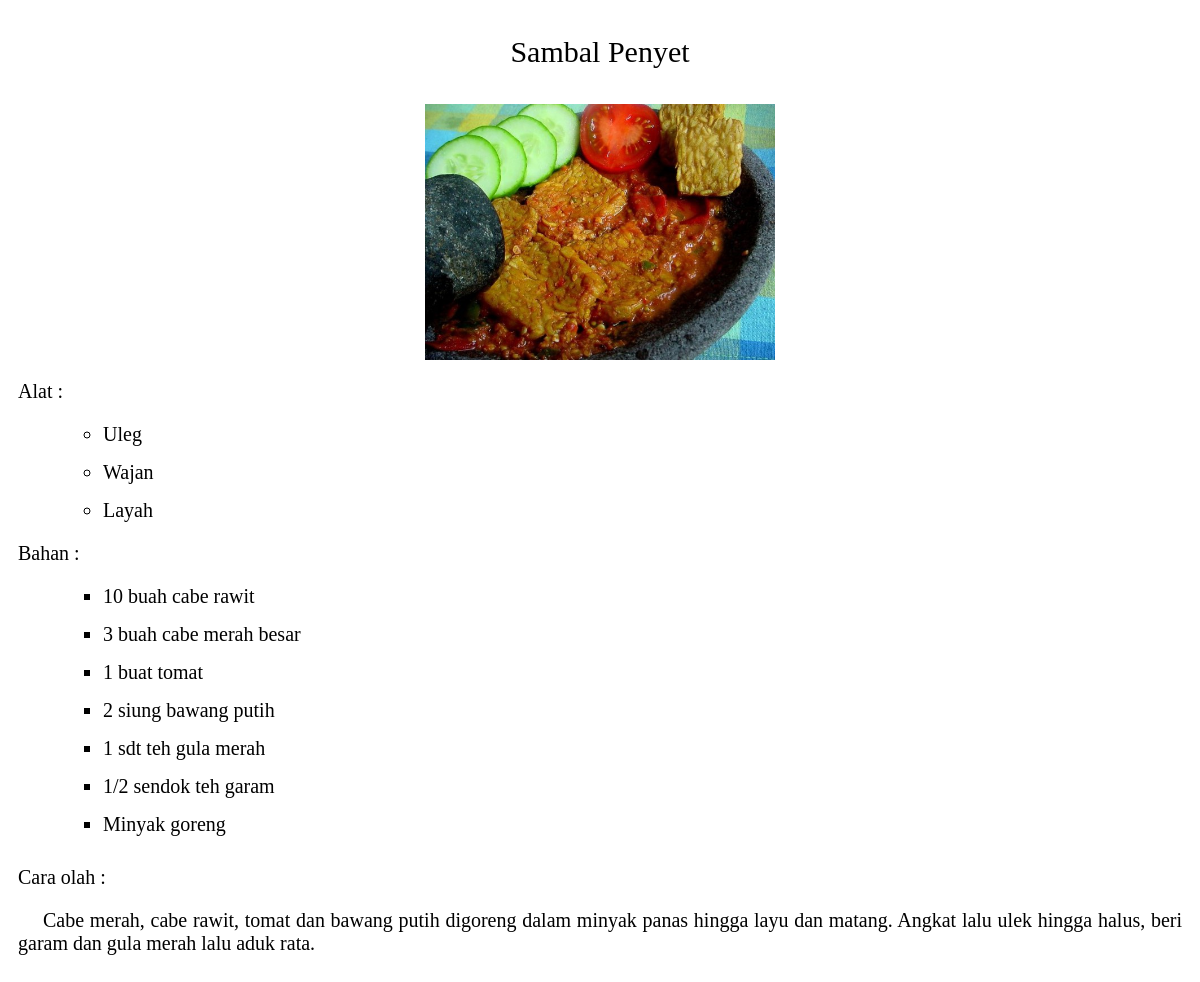
Screenshot of /data_detail.php?id=r11 with the database file from the repository.
### tables this page shows
CREATE TABLE IF NOT EXISTS `resep` (
  `id` int(11) NOT NULL AUTO_INCREMENT,
  `kode_resep` varchar(4) NOT NULL DEFAULT '',
  `nama_resep` varchar(100) DEFAULT NULL,
  `kode_jenis_resep` varchar(3) DEFAULT NULL,
  `alat_resep` text,
  `bahan_resep` text,
  `cara_olah_resep` text,
  `foto_resep` varchar(100) DEFAULT NULL,
  PRIMARY KEY (`kode_resep`),
  UNIQUE KEY `id` (`id`)
);

### database.php (called while the page is built, shortened)
<?php
class database{
  function getDataDetail($id){
    $query = mysql_query("select * from resep where kode_resep='".$id."'");
    $data = mysql_fetch_array($query);
    if(mysql_num_rows($query) > 0){
      return $data;
    }else{
      return 0;
    }
  }
}
?>

### data_detail.php (the view, shortened to what this page needs)
<?php
include "database.php";
$kode = $_GET['id'];
$data = new database();
$result = $data->getDataDetail($kode);
$nama = $result['nama_resep'];
$alat = $result['alat_resep'];
$bahan = $result['bahan_resep'];
$caraolah = $result['cara_olah_resep'];
$caraolah = str_ireplace(";","</p><p>",$caraolah);
$foto = $result['foto_resep'];
?>
<div id="resep-nama">
  <?php echo $nama; ?>
</div>
<div id="resep-foto">
  <?php
  if($foto){
    echo "<img src='image/".$foto."' id='resep-img'>";
  }else{
    echo "No Image!";
  }
  ?>
</div>
<div id="resep-alat">
  Alat : <br>
  <ul>
  <?php
  $alatalat = explode("|",$alat);
  $jumlahalat = count($alatalat);
  for($i = 0;$i < $jumlahalat;$i++){
    echo "<li class='li-alat'>".$alatalat[$i]."</li>";
  }
  ?>
  </ul>
</div>
<div id="resep-bahan">
  Bahan : <br>
  <ul>
  <?php
  $bahanbahan = explode("|",$bahan);
  $jumlahbahan = count($bahanbahan);
  for($i = 0;$i < $jumlahbahan;$i++){
    echo "<li class='li-bahan'>".$bahanbahan[$i]."</li>";
  }
  ?>
  </ul>
</div>
<div id="resep-cara-olah">
  Cara olah : <br>
  <p><?php echo $caraolah; ?></p>
</div>

### data_detail.php (style rules this page uses)
#resep-nama { text-align: center; font-size: 30px; margin: 35px 5px; }
#resep-foto { text-align: center; }
#resep-img { margin: 0 auto; max-width: 350px; max-height: 350px; box-shadow: 0px 0px 6px rgba(255, 255, 255, 0.4); }
#resep-alat { margin-top: 20px; margin-left: 10px; font-size: 20px; }
.li-alat { margin : 15px 45px; list-style: circle; }
#resep-bahan { margin-left: 10px; font-size: 20px; }
.li-bahan { margin: 15px 45px; list-style: square; }
#resep-cara-olah { margin: 30px 10px; text-align: justify; font-size: 20px; }
p { text-indent: 25px; }

### rows the page displays
resep: nama_resep "Sambal Penyet", foto_resep (picture), alat_resep "Uleg", alat_resep "Wajan", alat_resep "Layah", bahan_resep "10 buah cabe rawit", bahan_resep "3 buah cabe merah besar", bahan_resep "1 buat tomat", bahan_resep "2 siung bawang putih", bahan_resep "1 sdt teh gula merah", bahan_resep "1/2 sendok teh garam", bahan_resep "Minyak goreng", cara_olah_resep "Cabe merah, cabe rawit, tomat dan bawang putih digoreng dalam minyak panas hingga layu dan matang. Angkat lalu ulek hingga halus, beri garam dan gula merah lalu aduk rata."
